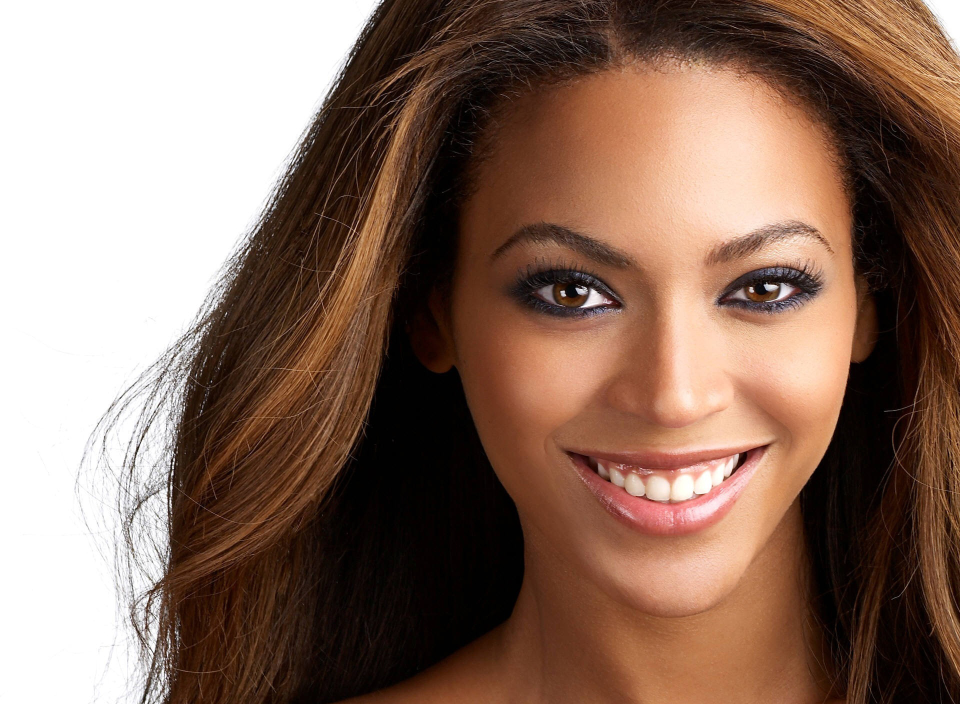
#> input picture Beyonce.jpg, 1920 x 1408 px, given in place of Beyonce.jpg.jpg, which was not available (shown at 1/2 size)
$ python 'Glasses&TextFilter.py'
#> lines starting #> are read from the running program, lines starting #| are printed output that depends on the picture; pictures that were not available may be replaced by others from this repository, and a replacement may not be noted
#CST 205 Multimedia & Design

#Glasses and Text Filter

#Gurjot Sandhu
#Alejandro Casillas
#Diego Garcia

#March 16, 2017

#Github:   https://github.com/gsandhu-csumb/Project2_Team239_


from PIL import Image           #Alejandro/Diego
from PIL import ImageFont       #Alejandro/Diego
from PIL import ImageDraw       #Alejandro/Diego
import numpy as np              #Gurjot
import pprint                   #Gurjot
import cv2                      #Gurjot
import smtplib
import getpass


print("These are all the images contained in the folder:  \n")
print("Images (rock.jpg), (Beyonce.jpg), (Jayz.jpg), (Rhianna.jpg)")
imgName = raw_input('Enter image name: ')
#> the answer given: Beyonce.jpg
fileName = imgName + ".jpg"                        #Adds jpg to the end of user input
im = Image.open(fileName)
#> im is the input picture: PIL image 1920x1408 RGB; mean R, G, B 138.6, 111.6, 97.5
width, height = im.size
#> width = 1920; height = 1408
print(im.size)
#| (1920, 1408)
middle_width = (width/2)
#> middle_width = 960
middle_height = (height/2)
#> middle_height = 704
print(middle_width)
#| 960.0
print(middle_height)
#| 704.0
eye_cascade = cv2.CascadeClassifier("haarcascade_eye.xml")              #Detects eyes in the picture
img = cv2.imread(fileName)
gray = cv2.cvtColor(img, cv2.COLOR_BGR2GRAY)
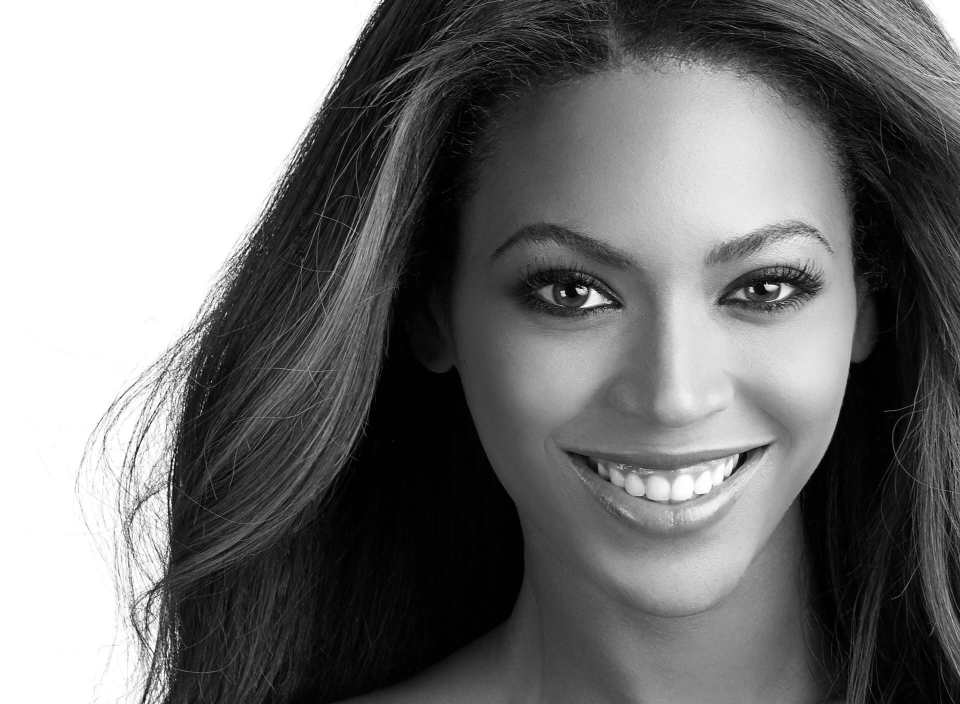
#> gray: shape (1408, 1920) (shown at 1/2 size); min 0, max 255, mean 118.1
eyes = eye_cascade.detectMultiScale(gray, 1.2, 5)
#> eyes = [[1401, 471, 218, 218], [1017, 468, 230, 230]]
favoritecolor = int(raw_input('Enter the RGB values of your favorite color for the glasses! Enter value for R: '))      #Lets user input color
#> the answer given: 3
favoritecolor2 = int(raw_input('Enter value for G: '))
#> the answer given: 3
favoritecolor3 = int(raw_input('Enter value for B: '))
#> the answer given: 3
for (x,y,w,h) in eyes:                                                  #For loop to draw the rectangles and print the x&y of rectangles
        cv2.rectangle(img, (x, y), (x+w, y+h), (favoritecolor, favoritecolor2, favoritecolor3), 10)
        print (x,y)
        print (x+w, y+h)
        roi_gray = gray[y:y+h, x:x+w]
        roi_color = img[y:y+h, x:x+w]
#> this loop made 2 passes
#| 1401 471
#| 1619 689
#| 1017 468
#| 1247 698
#> pass 1, `roi_gray = gray[y:y+h, x:x+w]`:
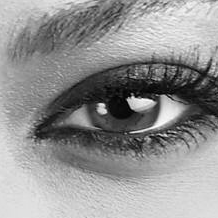
#> roi_gray: shape (218, 218); min 0, max 253, mean 146
#> pass 1, `roi_color = img[y:y+h, x:x+w]`:
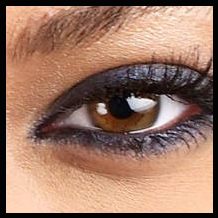
#> roi_color: shape (218, 218, 3); mean B, G, R 100.9, 118.9, 155.2
#> pass 2, `roi_gray = gray[y:y+h, x:x+w]`:
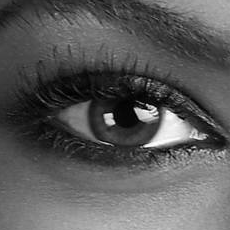
#> roi_gray: shape (230, 230); min 0, max 255, mean 89.4
#> pass 2, `roi_color = img[y:y+h, x:x+w]`:
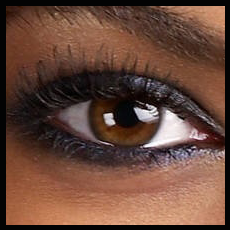
#> roi_color: shape (230, 230, 3); mean B, G, R 58.2, 71.6, 104.6
#> after the loop:
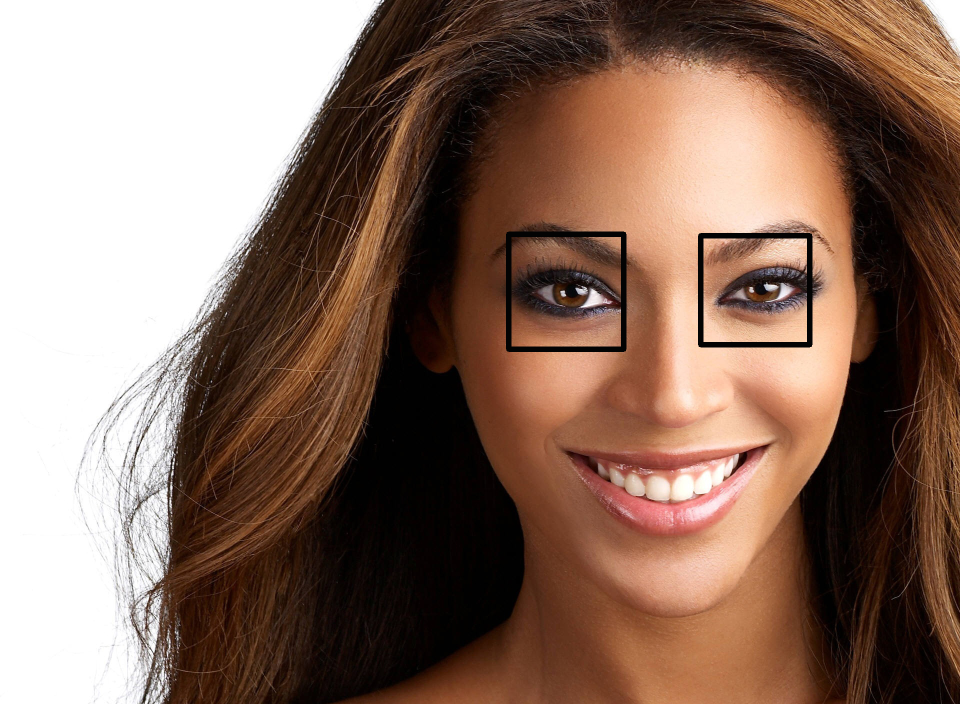
#> img: shape (1408, 1920, 3) (shown at 1/2 size); mean B, G, R 96.8, 110.6, 137.3


variable = int(raw_input('Enter the first of the four x coordiantes given: '))
#> the answer given: 3
variable2 = int(raw_input('Enter the first of the four y coordiantes given: '))
#> the answer given: 3
#> (the run stopped early here; a loop or call above may not have finished)
